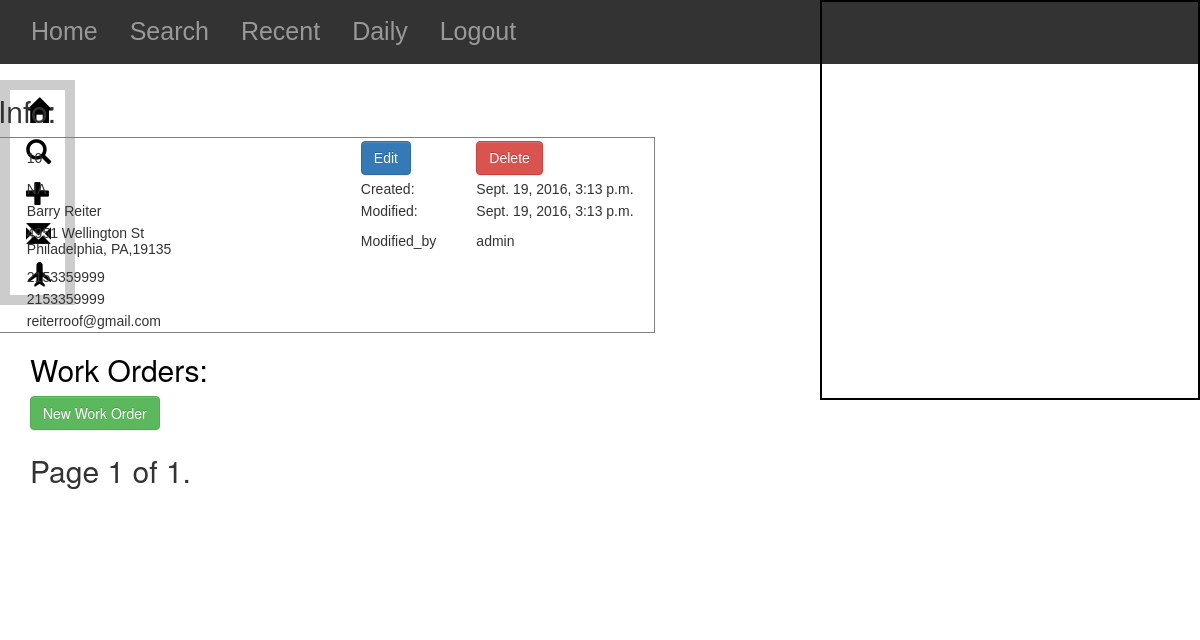
The page /customers/10/ on the database its author committed.
### Customers/models.py (models this page shows, shortened)
class Customer(models.Model):
    user = models.ForeignKey(settings.AUTH_USER_MODEL, default=1)
    modified_by=models.CharField(max_length=50,default=1)
    firstName = models.CharField(max_length=20)
    lastName = models.CharField(max_length=20)
    fullName = models.CharField(max_length=50, blank=True)
    billStreet = models.CharField(max_length=25)
    billCity = models.CharField(max_length=20)
    billState = models.CharField(max_length=2)
    billZip = models.CharField(max_length=5)
    latlng = models.CharField(blank=True, max_length=100, default = '')
    lat = models.FloatField(blank=True,max_length=100, default = '')
    lng = models.FloatField(blank=True, max_length=100, default='')
    phone1 = models.CharField(max_length=20)
    phone2 = models.CharField(max_length=20, blank=True)
    email = models.EmailField(max_length=50, blank=True)
    source = models.CharField(choices=SOURCE_CHOICES, max_length=20, default=NOTAPP)
    created = models.DateTimeField(auto_now=False, auto_now_add=True)
    modified = models.DateTimeField(auto_now=True, auto_now_add=False)
    def get_absolute_url(self):
        return reverse("customers:detail", kwargs={"id": self.id})
    class Meta:
        ordering = ["-created", "-modified"]

### Customers/views.py (the view)
# urls.py: url(r'^(?P<id>\d+)/$', customer_detail, name='detail'),
def customer_detail(request, id):
    instance=get_object_or_404(Customer,id=id)
    queryset_list = instance.workorder_set.all()
    paginator = Paginator(queryset_list, 15) # show 15 customers per page
    page_request_var = "page"
    page = request.GET.get(page_request_var)
    try:
        queryset = paginator.page(page)
    except PageNotAnInteger:
        queryset = paginator.page(1)
    except EmptyPage:
        queryset = paginator.page(paginator.num_pages)
    context ={
            "title":"Customer Info:",
            "instance":instance,
            "lat":instance.lat,
            "lng":instance.lng,
            "workorder":queryset,
            "page_request_var": page_request_var,
    }
    return render(request, "customer_detail.html", context)

### Customers/templates/customer_detail.html (shortened to what this page needs)
{% extends "base.html" %}
{% block content %}
<div class="container">
<div id='customer_info_div' class='customer_info col-sm-10'>
    <h2>Customer Info:</h2>
        <table class="tg">
          <tr>
            <th class="tg-to66">Customer #</th>
            <th class="tg-yw4l">{{instance.id}}</th>
            <th class="tg-yw4l"></th>
            <th class="tg-yw4l"></th>
            <th class="tg-yw4l"></th>
            <th class="tg-yw4l"></th>
            <th class="tg-yw4l"><a href="{{ instance.get_absolute_url }}edit" class="btn btn-primary" role="button">Edit</a></th>
            <th class="tg-yw4l"><a href="{{ instance.get_absolute_url }}delete"
               onclick="return confirm('Are you sure want to delete this Customer?');"
               class="btn btn-danger" role="button">Delete</a></th>
          </tr>
          <tr>
            <td class="tg-9npg">Source:</td>
            <td class="tg-b44r">{{instance.source}}</td>
            <td class="tg-b44r"></td>
            <td class="tg-9npg"></td>
            <td class="tg-b44r"></td>
            <td class="tg-b44r"></td>
            <td class="tg-9npg">Created:</td>
            <td class="tg-b44r">{{instance.created}}</td>
          </tr>
          <tr>
            <td class="tg-8hy0">Customer Name:</td>
            <td class="tg-yw4l">{{instance.fullName}}</td>
            <td class="tg-yw4l"></td>
            <td class="tg-yw4l"></td>
            <td class="tg-yw4l"></td>
            <td class="tg-yw4l"></td>
            <td class="tg-yw4l">Modified:</td>
            <td class="tg-yw4l">{{instance.modified}}</td>
          </tr>
          <tr>
            <td class="tg-h791">Billing Address:</td>
            <td class="tg-fqpo" colspan="3">{{instance.billStreet}}<br>{{instance.billCity}}, {{instance.billState}},{{instance.billZip}}</td>
            <td class="tg-fqpo"></td>
            <td class="tg-fqpo"></td>
            <td class="tg-h791">Modified_by</td>
            <td class="tg-fqpo">{{instance.modified_by}}</td>
          </tr>
          <tr>
            <td class="tg-yw4l"></td>
            <td class="tg-yw4l"></td>
            <td class="tg-yw4l"></td>
            <td class="tg-yw4l"></td>
            <td class="tg-yw4l"></td>
            <td class="tg-yw4l"></td>
            <td class="tg-yw4l"></td>
            <td class="tg-yw4l"></td>
          </tr>
          <tr>
            <td class="tg-h791">Phone 1:</td>
            <td class="tg-fqpo">{{instance.phone1}}</td>
            <td class="tg-fqpo"></td>
            <td class="tg-m1nk"></td>
            <td class="tg-fqpo"></td>
            <td class="tg-fqpo"></td>
            <td class="tg-m1nk"></td>
            <td class="tg-fqpo"></td>
          </tr>
          <tr>
            <td class="tg-c3s5">Phone 2:</td>
            <td class="tg-031e">{{instance.phone2}}</td>
            <td class="tg-031e"></td>
            <td class="tg-c3s5"></td>
            <td class="tg-031e"></td>
            <td class="tg-031e"></td>
            <td class="tg-t04w"></td>
            <td class="tg-031e"></td>
          </tr>
          <tr>
            <td class="tg-h791">Email:</td>
            <td class="tg-fqpo">{{instance.email}}</td>
            <td class="tg-fqpo"></td>
            <td class="tg-m1nk"></td>
            <td class="tg-fqpo"></td>
            <td class="tg-fqpo"></td>
            <td class="tg-m1nk"></td>
            <td class="tg-fqpo"></td>
          </tr>
        </table>
</div>
    <div id="map"></div>
</div>
{% block workorder-content %}
<div id="workorder_list_div" class=container-fluid">
    <h2>Work Orders:</h2>
    <div id="btnCreate">
        <a href="{{ get_absolute_url }}workorder_create" class="btn btn-success" role="button">New Work Order</a>
    </div>
    <div>
        <div class="pagination">
            <span class="step-links">
                <span class="current">
                    Page {{ workorder.number }} of {{ workorder.paginator.num_pages }}.
                </span>
            </span>
        </div>
    </div>
</div>
{% endblock workorder-content %}
{% endblock content %}

### static/css/base.css (style rules this page uses)
#map { position:absolute; top:0; right:0; display: inline-block; width:380px; height:400px; vertical-align:top; float:right; border:solid black 2px; clear:none; }
#customer_info_div { font-size:20px; margin-left:-200px; float: left; }
#customer_info_div .tg { border-collapse:collapse;border-spacing:0;border-width:1px;border-style:solid; }
#customer_info_div .tg td { font-family:Arial, sans-serif;font-size:14px;padding:3px 20px;border-style:solid;border-width:0px;overflow:hidden;word-break:normal; }
#customer_info_div .tg th { font-family:Arial, sans-serif;font-size:14px;font-weight:normal;padding:3px 20px;border-style:solid;border-width:0px;overflow:hidden;word-break:normal; }
#workorder_list_div { float: left; margin-bottom:100px; }
#workorder_list_div h2 { color:Black; display:inline-block; }
.current { font-size:30px; }

### rows shown on the page
Customer: id "10", source "NA", created "Sept. 19, 2016, 3:13 p.m.", fullName "Barry Reiter", modified "Sept. 19, 2016, 3:13 p.m.", billStreet "4951 Wellington St", billCity "Philadelphia", billState "PA", billZip "19135", modified_by "admin", phone1 "2153359999", phone2 "2153359999", email "reiterroof@gmail.com"

### other values the page prints
{{ workorder.number }} "1"
{{ workorder.paginator.num_pages }} "1"
